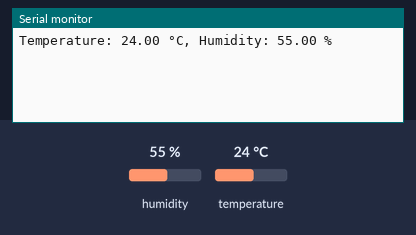
Recording of a sketch running on a simulated Arduino MKR. On the bench: the last lines printed to the serial monitor. The inputs (shaded band) are chosen by the test bench; at power-on: humidity 55 %, temperature 24 °C. WiFi joins after 1.5 s; servers stay silent unless stated.

Above: at 4.2 s.
4.3 s: humidity set to 22 %
At 8.7 s:
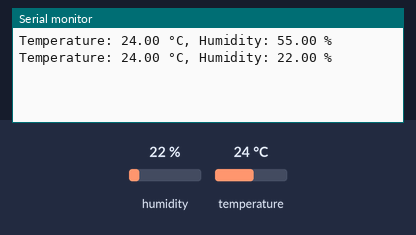
9.9 s: temperature set to 12 °C
At 13.4 s:
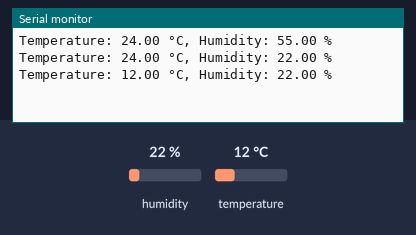
15.5 s: humidity set to 40 %
At 19.3 s:
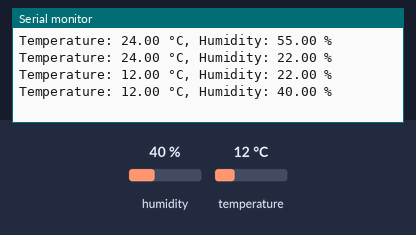
Timing chart, 0 to 20.8 s (numbered marks = the images above; inputs shaded):
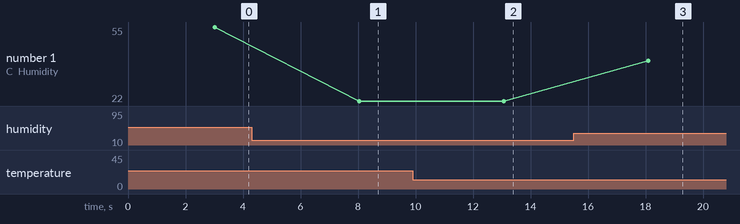

The sketch:

sketch.ino
```cpp
#include <ArduinoIoTCloud.h>
#include <Arduino_ConnectionHandler.h>
#include <DHT.h>

#define DHTPIN 2
#define DHTTYPE DHT11

const char SSID[]  = "VodafonePocketWiFi4-DDC3";
const char PASS[]  = "hD9D37eLNL6";
DHT dht(DHTPIN, DHTTYPE);

float temp;    // Changed from temperature to temp
float humi;    // Changed from humidity to humi

void initProperties()
{
  ArduinoCloud.addProperty(temp, READ, ON_CHANGE, NULL);  // Changed to temp
  ArduinoCloud.addProperty(humi, READ, ON_CHANGE, NULL);  // Changed to humi
}

WiFiConnectionHandler ArduinoIoTPreferredConnection(SSID, PASS);

void setup()
{
  Serial.begin(9600);
  delay(1500);
  dht.begin();
  initProperties();

  ArduinoCloud.begin(ArduinoIoTPreferredConnection);

  setDebugMessageLevel(2);
  ArduinoCloud.printDebugInfo();
}

void loop()
{
  ArduinoCloud.update();
  temp = dht.readTemperature();   // Changed to temp
  humi = dht.readHumidity();      // Changed to humi

  if (isnan(temp) || isnan(humi))  // Changed to temp and humi
  {
    Serial.println("Error!!!, issue reading data from DHT sensor");
    return;
  }

  Serial.print("Temperature: ");
  Serial.print(temp);             // Changed to temp
  Serial.print(" °C, Humidity: ");
  Serial.print(humi);             // Changed to humi
  Serial.println(" %");

  delay(5000);
}
```

Measured:
- after the input at 4.3 s, the serial monitor: prints a new line after 3.7 s (image 1)
- after the input at 9.9 s, the serial monitor: prints a new line after 3.2 s (image 2)
- after the input at 15.5 s, the serial monitor: prints a new line after 2.6 s (image 3)
- plotted number 1: 55 → 22 after the input at 4.3 s, 22 → 40 after the input at 15.5 s
